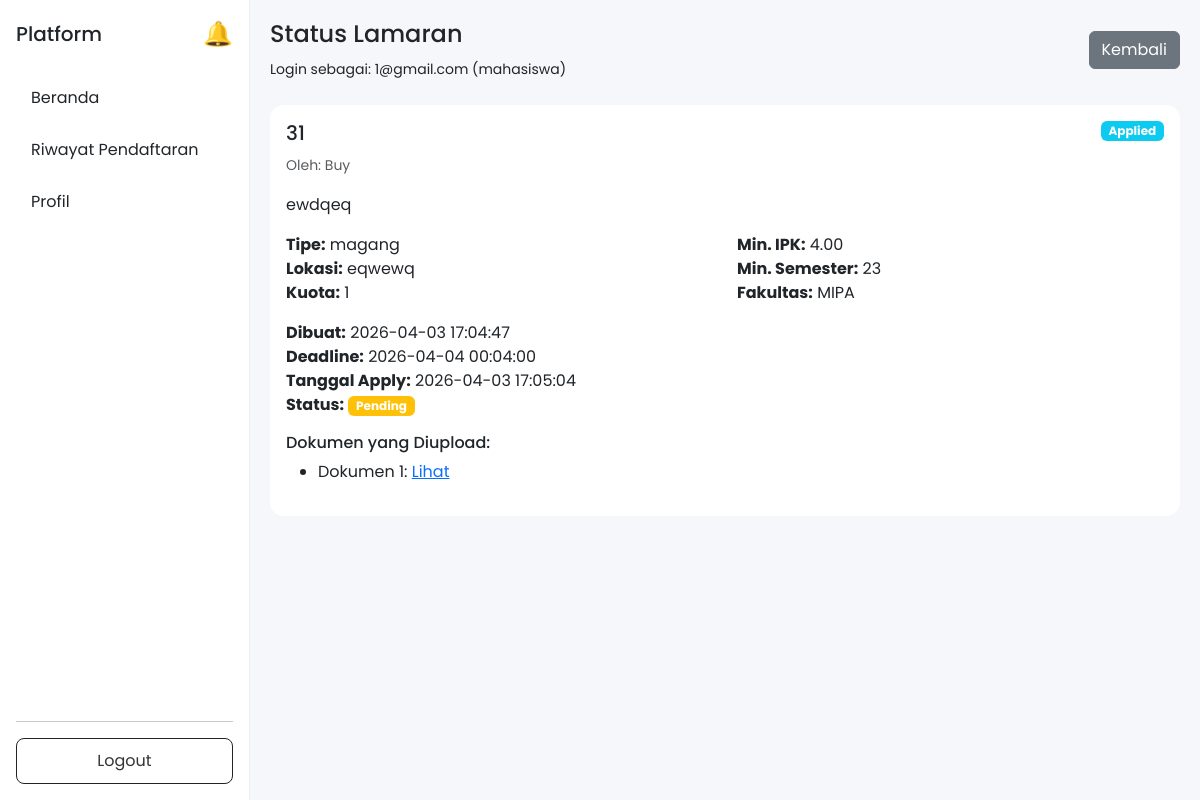
The app's page /views/mahasiswa/already_applied.php?id=4 (signed in), older data.
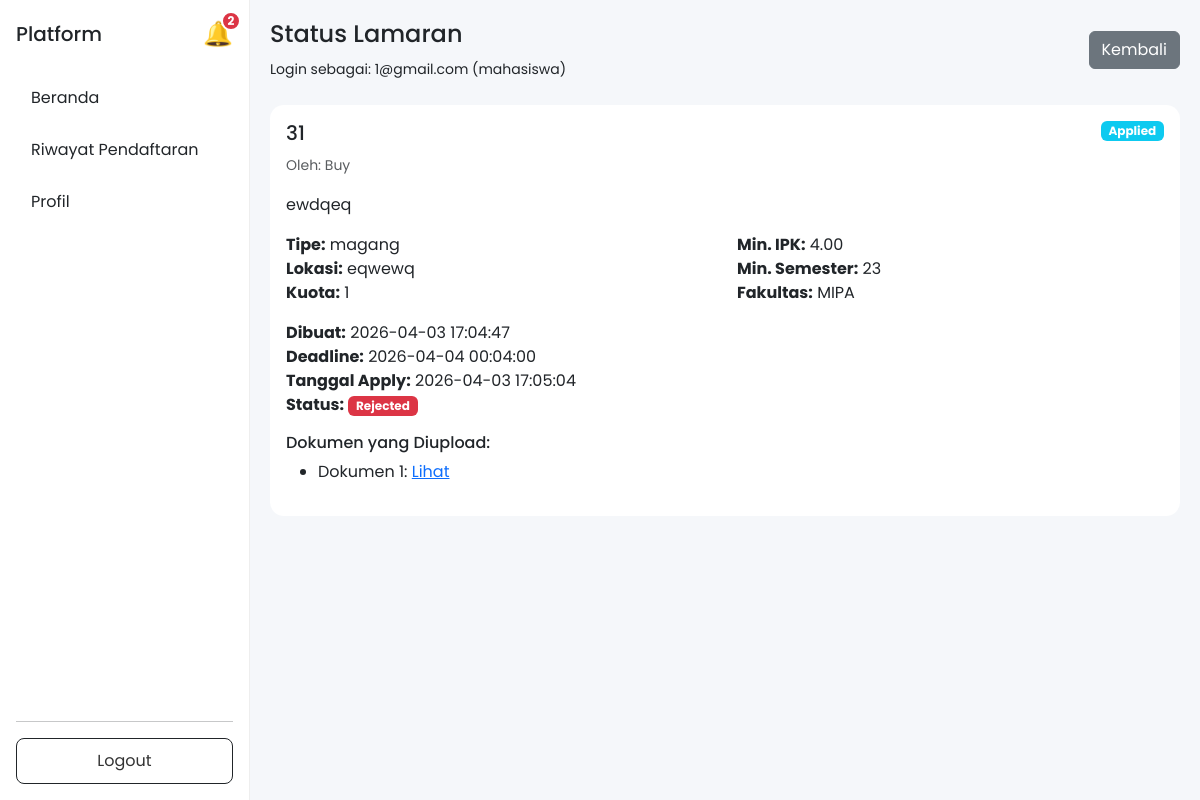
The same page, newer data.
### tables this page shows
CREATE TABLE `lamaran` (
  `id` int NOT NULL,
  `mahasiswa_id` int NOT NULL,
  `peluang_id` int NOT NULL,
  `is_recommended` tinyint(1) DEFAULT '0',
  `tanggal_apply` timestamp NULL DEFAULT CURRENT_TIMESTAMP,
  `status` enum('pending','accepted','rejected') DEFAULT 'pending',
  `result_published` tinyint(1) DEFAULT '0' COMMENT 'Status: 0=not published, 1=published to mahasiswa'
);

CREATE TABLE `peluang` (
  `id` int NOT NULL,
  `mitra_id` int NOT NULL,
  `judul` varchar(150) NOT NULL,
  `deskripsi` text NOT NULL,
  `tipe` enum('magang','kursus') NOT NULL,
  `lokasi` varchar(100) DEFAULT NULL,
  `kuota` int DEFAULT '0',
  `min_ipk` decimal(3,2) DEFAULT '0.00',
  `min_semester` int DEFAULT '1',
  `fakultas` varchar(100) DEFAULT NULL,
  `deadline` datetime NOT NULL,
  `status` enum('pending','approved','rejected') DEFAULT 'approved',
  `created_at` timestamp NULL DEFAULT CURRENT_TIMESTAMP,
  `closed_at` timestamp NULL DEFAULT NULL
);

CREATE TABLE `mitra` (
  `id` int NOT NULL,
  `user_id` int NOT NULL,
  `nama_organisasi` varchar(150) DEFAULT NULL,
  `deskripsi` text,
  `kontak` varchar(100) DEFAULT NULL,
  `status_verifikasi` enum('pending','approved','rejected') DEFAULT 'pending'
);

### core/notification_helper.php (called while the page is built, shortened)
<?php
function getUnreadNotificationCount($conn, $user_id) {
    $query = "SELECT COUNT(*) as unread FROM notifikasi WHERE user_id = ? AND status_baca = 0";
    $stmt = mysqli_prepare($conn, $query);
    mysqli_stmt_bind_param($stmt, 'i', $user_id);
    mysqli_stmt_execute($stmt);
    $result = mysqli_stmt_get_result($stmt);
    $row = mysqli_fetch_assoc($result);
    return $row['unread'] ?? 0;
}
?>

### views/mahasiswa/already_applied.php (the view, shortened to what the changed rows need)
<?php
include __DIR__ . '/../../config/database.php';
$peluang_id = (int)$_GET['id'];
$user_id = $_SESSION['user_id'];
$query = "SELECT id FROM mahasiswa WHERE user_id = ?";
$stmt = mysqli_prepare($conn, $query);
mysqli_stmt_bind_param($stmt, 'i', $user_id);
mysqli_stmt_execute($stmt);
$result = mysqli_stmt_get_result($stmt);
$mahasiswa = mysqli_fetch_assoc($result);
$mahasiswa_id = $mahasiswa['id'];
$query = "SELECT l.*, p.judul, p.deskripsi, p.tipe, p.lokasi, p.kuota, p.min_ipk, p.min_semester, p.fakultas, p.deadline, p.created_at, u.email as mitra_email, m.nama_organisasi
          FROM lamaran l
          JOIN peluang p ON l.peluang_id = p.id
          JOIN users u ON p.mitra_id = u.id
          LEFT JOIN mitra m ON u.id = m.user_id
          WHERE l.mahasiswa_id = ? AND l.peluang_id = ?";
$stmt = mysqli_prepare($conn, $query);
mysqli_stmt_bind_param($stmt, 'ii', $mahasiswa_id, $peluang_id);
mysqli_stmt_execute($stmt);
$result = mysqli_stmt_get_result($stmt);
$application = mysqli_fetch_assoc($result);
$query = "SELECT * FROM dokumen WHERE lamaran_id = ?";
$stmt = mysqli_prepare($conn, $query);
mysqli_stmt_bind_param($stmt, 'i', $application['id']);
mysqli_stmt_execute($stmt);
$documents = mysqli_stmt_get_result($stmt);
?>
<!DOCTYPE html>
<html>
<head>
    <link href="https://cdn.jsdelivr.net/npm/bootstrap@5.3.0/dist/css/bootstrap.min.css" rel="stylesheet">
    <link rel="stylesheet" href="../../assets/css/global.css">
    <link rel="stylesheet" href="../../assets/css/layout.css">
</head>
<body>
<div class="d-flex">
    <?php include __DIR__ . '/../layouts/sidebar.php'; ?>
    <div class="content">
        <div class="card">
            <div class="card-body">
                <div class="d-flex justify-content-between align-items-start mb-3">
                    <div>
                        <h5><?php echo htmlspecialchars($application['judul']); ?></h5>
                        <small class="text-muted">
                            Oleh: <?php echo htmlspecialchars($application['nama_organisasi'] ?? $application['mitra_email']); ?>
                        </small>
                    </div>
                    <span class="badge bg-info">Applied</span>
                </div>
                <p class="mb-3"><?php echo nl2br(htmlspecialchars($application['deskripsi'])); ?></p>
                <div class="row mb-3">
                    <div class="col-md-6">
                        <strong>Tipe:</strong> <?php echo htmlspecialchars($application['tipe']); ?><br>
                        <strong>Lokasi:</strong> <?php echo htmlspecialchars($application['lokasi'] ?? 'Tidak ditentukan'); ?><br>
                        <strong>Kuota:</strong> <?php echo $application['kuota']; ?><br>
                    </div>
                    <div class="col-md-6">
                        <strong>Min. IPK:</strong> <?php echo $application['min_ipk']; ?><br>
                        <strong>Min. Semester:</strong> <?php echo $application['min_semester']; ?><br>
                        <strong>Fakultas:</strong> <?php echo htmlspecialchars($application['fakultas'] ?? 'Semua'); ?><br>
                    </div>
                </div>
                <div class="mb-3">
                    <strong>Dibuat:</strong> <?php echo $application['created_at']; ?><br>
                    <strong>Deadline:</strong> <?php echo $application['deadline']; ?><br>
                    <strong>Tanggal Apply:</strong> <?php echo $application['tanggal_apply']; ?><br>
                    <strong>Status:</strong>
                    <span class="badge <?php
                        if ($application['result_published'] == 0) {
                            echo 'bg-warning';
                            $display_status = 'Pending';
                        } else {
                            $display_status = ucfirst($application['status']);
                            echo ($application['status'] == 'accepted') ? 'bg-success' : 'bg-danger';
                        }
                    ?>">
                        <?php echo $display_status; ?>
                    </span>
                </div>
                <h6>Dokumen yang Diupload:</h6>
                <ul>
                    <?php while ($doc = mysqli_fetch_assoc($documents)): ?>
                        <li><?php echo htmlspecialchars($doc['jenis']); ?>: <a href="../../uploads/<?php echo htmlspecialchars($doc['file_path']); ?>" target="_blank">Lihat</a></li>
                    <?php endwhile; ?>
                </ul>
            </div>
        </div>
    </div>
</div>
</body>
</html>

### views/layouts/sidebar.php (shortened to what the changed rows need)
<?php
include_once __DIR__ . '/../../core/notification_helper.php';
include_once __DIR__ . '/../../config/database.php';
$unread_count = getUnreadNotificationCount($conn, $_SESSION['user_id']);
?>
<div class="sidebar d-flex flex-column p-3">
    <div class="d-flex justify-content-between align-items-center mb-4">
        <a href="<?= BASE_URL ?>/views/notifications.php" class="notification-bell" title="Notifikasi">
            🔔
            <?php if ($unread_count > 0): ?>
                <span class="notification-badge"><?php echo $unread_count; ?></span>
            <?php endif; ?>
        </a>
    </div>
</div>

Row changes from the older to the newer data that the page shows:
changed lamaran "ewdqeq": result_published 0 → 1 (drawn); status "Pending" → "Rejected"
Text that changed along with them:
$unread_count: (not shown) → "2"
